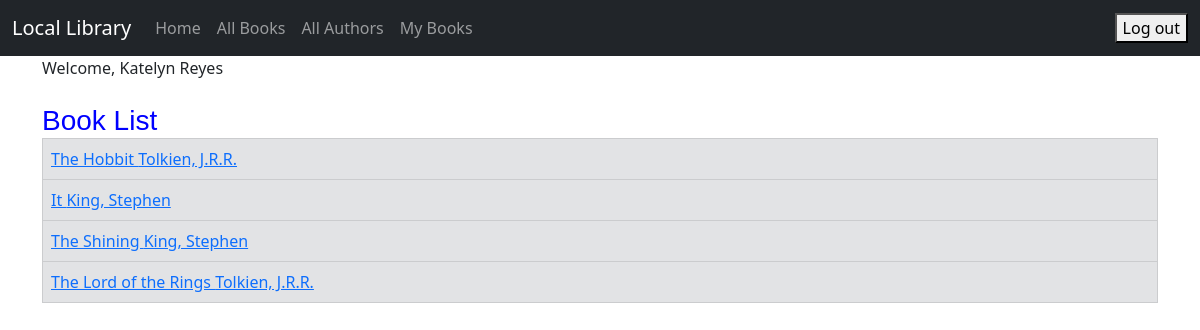
/book_list/ (signed in), run on the app's committed database.
### catalog/models.py (models this page shows, shortened)
class Book(models.Model):
    title = models.CharField(max_length=200)
    author = models.ForeignKey('Author', on_delete=models.RESTRICT, null=True)
    summary = models.TextField(max_length=1000, help_text='Enter a brief description of the book')
    isbn = models.CharField('ISBN', max_length=13, unique=True,
                            help_text='13 Character <a href="https://www.isbn-international.org/content/what-isbn">ISBN number</a>')
    genre = models.ManyToManyField(Genre, help_text='Select a genre for this book')
    def get_absolute_url(self):
        return reverse('book_detail', args=[str(self.id)])
    book_image = models.ImageField(upload_to='images/', null=True, blank=True)

class Author(models.Model):
    first_name = models.CharField(max_length=100)
    last_name = models.CharField(max_length=100)
    date_of_birth = models.DateField(null=True, blank=True)
    date_of_death = models.DateField('Died', null=True, blank=True)
    author_image = models.ImageField(upload_to='images/', null=True, blank=True)
    class Meta:
        ordering = ['last_name', 'first_name']
    def __str__(self):
        return f'{self.last_name}, {self.first_name}'

### catalog/views.py (the view)
# urls.py: path('book_list/', views.BookListView.as_view(), name='book_list'),
class BookListView(generic.ListView):
    model = Book

### catalog/templates/catalog/book_list.html (shortened to what this page needs)
{% extends "catalog/base.html" %}
{% block content %}
    <h1>Book List</h1>
    {% if book_list %}
        <table class="table table-bordered">
            {% for book in book_list %}
                <tr class="table-secondary">
                    <td><a href="{{ book.get_absolute_url }}">{{ book.title }} {{ book.author }}</a></td>
                </tr>
            {% endfor %}
        </table>
    {% else %}
        <p>There are no books in the library.</p>
    {% endif %}
{% endblock %}

### catalog/templates/catalog/base.html (shortened to what this page needs)
{% load static %}
<!doctype html>
<html lang="en">
<head>
    <link href="https://cdn.jsdelivr.net/npm/bootstrap@5.3.0-alpha1/dist/css/bootstrap.min.css" rel="stylesheet"
>
    <link href="{% static 'css/my_style.css' %}" rel="stylesheet">
</head>
<body>
<nav class="navbar navbar-expand-lg navbar-dark bg-dark">
    <div class="container-fluid">
        <a class="navbar-brand" href="{% url 'index' %}">Local Library</a>
        <div class="collapse navbar-collapse" id="navbarSupportedContent">
            <ul class="navbar-nav me-auto mb-2 mb-lg-0">
                <li class="nav-item">
                    <a class="nav-link" href="{% url 'index' %}">Home</a>
                </li>
                <li class="nav-item">
                    <a class="nav-link" href="{% url 'book_list' %}">All Books</a>
                </li>
                <li class="nav-item">
                    <a class="nav-link" href="{% url 'author_list' %}">All Authors</a>
                </li>
                {% if user.is_authenticated %}
                    <li><a class="nav-link" href="{% url 'my_books' %}">My Books</a></li>
                {% endif %}
                </ul>
        </div>
            <ul class="nav navbar-nav ml-auto">
        {% if user.is_authenticated %}
           <li>
              <form action="{% url 'logout' %}" method="post">
                 <button type="submit">Log out</button>
              </form>
           </li>
        {% else %}
            <li><a class="nav-link" href="{% url 'login' %}"><span class="glyphicon glyphicon-log-in"></span>Login</a>
            </li>
            <li><a class="nav-link" href="{% url 'register' %}"><span class="glyphicon glyphicon-log-in"></span>Sign Up</a>
        </li>
        {% endif %}
    </ul>
    </div>
</nav>
<div class="container">
    {% if user.is_authenticated %}
        Welcome, {{ user.first_name }} {{ user.last_name }}
    {% endif %}
</div>
<div class="container">
    <br/>
    {% block content %}
    {% endblock %}
</div>
</body>
</html>

### catalog/static/css/my_style.css (style rules this page uses)
h1 { font-family: 'Changa One', sans-serif; margin: 10px 0; font-size: 1.75em; font-weight: normal; line-height: 0.5; text-align: left; color: #0000FF; }

### data on the page
Book: title "The Hobbit", author "Tolkien, J.R.R."
Book: title "It", author "King, Stephen"
Book: title "The Shining", author "King, Stephen"
Book: title "The Lord of the Rings", author "Tolkien, J.R.R."

### other printed values
{{ user.first_name }} "Katelyn"
{{ user.last_name }} "Reyes"
